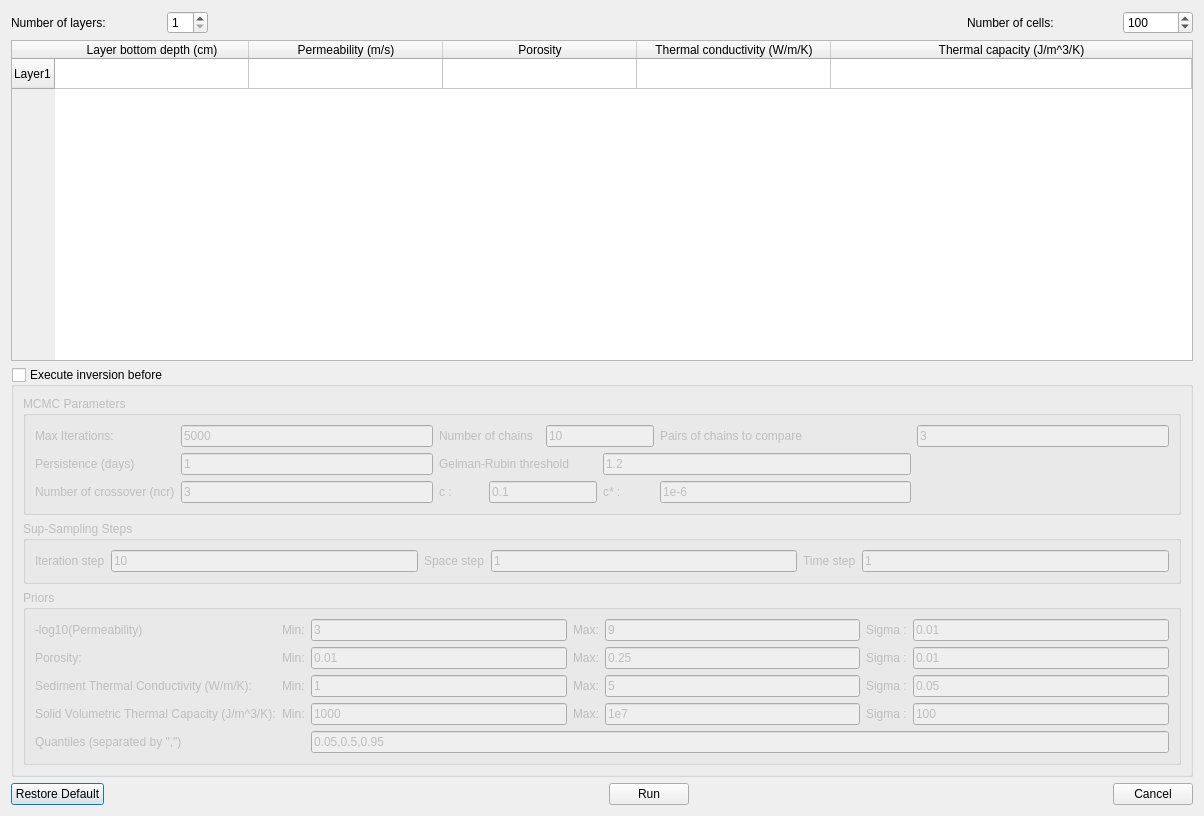
<?xml version="1.0" encoding="UTF-8"?>
<ui version="4.0">
 <class>dialogCompute</class>
 <widget class="QDialog" name="dialogCompute">
  <property name="geometry">
   <rect>
    <x>0</x>
    <y>0</y>
    <width>1204</width>
    <height>816</height>
   </rect>
  </property>
  <property name="minimumSize">
   <size>
    <width>1000</width>
    <height>816</height>
   </size>
  </property>
  <property name="windowTitle">
   <string>Compute</string>
  </property>
  <layout class="QVBoxLayout" name="verticalLayout">
   <item>
    <layout class="QHBoxLayout" name="horizontalLayout">
     <item>
      <widget class="QLabel" name="label_6">
       <property name="minimumSize">
        <size>
         <width>150</width>
         <height>0</height>
        </size>
       </property>
       <property name="maximumSize">
        <size>
         <width>150</width>
         <height>16777215</height>
        </size>
       </property>
       <property name="text">
        <string>Number of layers:</string>
       </property>
      </widget>
     </item>
     <item>
      <widget class="QSpinBox" name="spinBoxNLayersDirect">
       <property name="toolTip">
        <string>Number of layers of your column.</string>
       </property>
       <property name="readOnly">
        <bool>false</bool>
       </property>
       <property name="minimum">
        <number>1</number>
       </property>
       <property name="maximum">
        <number>10</number>
       </property>
      </widget>
     </item>
     <item>
      <spacer name="horizontalSpacer_2">
       <property name="orientation">
        <enum>Qt::Horizontal</enum>
       </property>
       <property name="sizeHint" stdset="0">
        <size>
         <width>40</width>
         <height>20</height>
        </size>
       </property>
      </spacer>
     </item>
     <item>
      <widget class="QLabel" name="label_8">
       <property name="enabled">
        <bool>true</bool>
       </property>
       <property name="minimumSize">
        <size>
         <width>150</width>
         <height>0</height>
        </size>
       </property>
       <property name="maximumSize">
        <size>
         <width>150</width>
         <height>16777215</height>
        </size>
       </property>
       <property name="text">
        <string>Number of cells:</string>
       </property>
      </widget>
     </item>
     <item>
      <widget class="QSpinBox" name="spinBoxNCellsDirect">
       <property name="enabled">
        <bool>true</bool>
       </property>
       <property name="minimumSize">
        <size>
         <width>70</width>
         <height>0</height>
        </size>
       </property>
       <property name="maximumSize">
        <size>
         <width>70</width>
         <height>16777215</height>
        </size>
       </property>
       <property name="minimum">
        <number>1</number>
       </property>
       <property name="maximum">
        <number>200</number>
       </property>
       <property name="value">
        <number>100</number>
       </property>
      </widget>
     </item>
    </layout>
   </item>
   <item>
    <widget class="QTableWidget" name="tableWidget">
     <property name="enabled">
      <bool>true</bool>
     </property>
     <property name="sizePolicy">
      <sizepolicy hsizetype="Preferred" vsizetype="Preferred">
       <horstretch>0</horstretch>
       <verstretch>0</verstretch>
      </sizepolicy>
     </property>
     <property name="autoFillBackground">
      <bool>false</bool>
     </property>
     <property name="sizeAdjustPolicy">
      <enum>QAbstractScrollArea::AdjustIgnored</enum>
     </property>
     <property name="alternatingRowColors">
      <bool>false</bool>
     </property>
     <property name="wordWrap">
      <bool>false</bool>
     </property>
     <property name="rowCount">
      <number>1</number>
     </property>
     <attribute name="horizontalHeaderVisible">
      <bool>true</bool>
     </attribute>
     <attribute name="horizontalHeaderCascadingSectionResizes">
      <bool>false</bool>
     </attribute>
     <attribute name="horizontalHeaderMinimumSectionSize">
      <number>100</number>
     </attribute>
     <attribute name="horizontalHeaderDefaultSectionSize">
      <number>194</number>
     </attribute>
     <attribute name="horizontalHeaderShowSortIndicator" stdset="0">
      <bool>false</bool>
     </attribute>
     <attribute name="horizontalHeaderStretchLastSection">
      <bool>true</bool>
     </attribute>
     <attribute name="verticalHeaderCascadingSectionResizes">
      <bool>false</bool>
     </attribute>
     <attribute name="verticalHeaderShowSortIndicator" stdset="0">
      <bool>false</bool>
     </attribute>
     <attribute name="verticalHeaderStretchLastSection">
      <bool>false</bool>
     </attribute>
     <row>
      <property name="text">
       <string>Layer1</string>
      </property>
     </row>
     <column>
      <property name="text">
       <string>Layer bottom depth (cm)</string>
      </property>
     </column>
     <column>
      <property name="text">
       <string>Permeability (m/s)</string>
      </property>
     </column>
     <column>
      <property name="text">
       <string>Porosity</string>
      </property>
     </column>
     <column>
      <property name="text">
       <string>Thermal conductivity (W/m/K)</string>
      </property>
     </column>
     <column>
      <property name="text">
       <string>Thermal capacity (J/m^3/K)</string>
      </property>
     </column>
    </widget>
   </item>
   <item>
    <widget class="QGroupBox" name="groupBoxMCMC">
     <property name="toolTip">
      <string>Launch the Bayesian inversion.</string>
     </property>
     <property name="title">
      <string>Execute inversion before</string>
     </property>
     <property name="checkable">
      <bool>true</bool>
     </property>
     <property name="checked">
      <bool>false</bool>
     </property>
     <layout class="QGridLayout" name="gridLayout">
      <item row="3" column="0">
       <widget class="QGroupBox" name="groupBox">
        <property name="title">
         <string>Priors</string>
        </property>
        <layout class="QGridLayout" name="gridLayout_4">
         <item row="1" column="6">
          <widget class="QLabel" name="label_32">
           <property name="text">
            <string>Sigma :</string>
           </property>
          </widget>
         </item>
         <item row="2" column="5">
          <widget class="QLineEdit" name="lineEditThermalConductivityMax">
           <property name="minimumSize">
            <size>
             <width>100</width>
             <height>0</height>
            </size>
           </property>
           <property name="text">
            <string>5</string>
           </property>
           <property name="readOnly">
            <bool>false</bool>
           </property>
          </widget>
         </item>
         <item row="2" column="7">
          <widget class="QLineEdit" name="lineEditThermalConductivitySigma">
           <property name="minimumSize">
            <size>
             <width>100</width>
             <height>0</height>
            </size>
           </property>
           <property name="text">
            <string>0.05</string>
           </property>
           <property name="readOnly">
            <bool>true</bool>
           </property>
          </widget>
         </item>
         <item row="3" column="6">
          <widget class="QLabel" name="label_34">
           <property name="text">
            <string>Sigma :</string>
           </property>
          </widget>
         </item>
         <item row="0" column="6">
          <widget class="QLabel" name="labelsigmaK">
           <property name="text">
            <string>Sigma :</string>
           </property>
          </widget>
         </item>
         <item row="0" column="5">
          <widget class="QLineEdit" name="lineEditKMax">
           <property name="text">
            <string>9</string>
           </property>
           <property name="readOnly">
            <bool>false</bool>
           </property>
          </widget>
         </item>
         <item row="2" column="0" colspan="2">
          <widget class="QLabel" name="label_15">
           <property name="text">
            <string>Sediment Thermal Conductivity (W/m/K):</string>
           </property>
          </widget>
         </item>
         <item row="1" column="0">
          <widget class="QLabel" name="label_14">
           <property name="text">
            <string>Porosity:</string>
           </property>
          </widget>
         </item>
         <item row="3" column="5">
          <widget class="QLineEdit" name="lineEditThermalCapacityMax">
           <property name="minimumSize">
            <size>
             <width>100</width>
             <height>0</height>
            </size>
           </property>
           <property name="text">
            <string>1e7</string>
           </property>
           <property name="readOnly">
            <bool>false</bool>
           </property>
          </widget>
         </item>
         <item row="3" column="2">
          <widget class="QLabel" name="label_19">
           <property name="text">
            <string>Min:</string>
           </property>
          </widget>
         </item>
         <item row="0" column="4">
          <widget class="QLabel" name="label_24">
           <property name="text">
            <string>Max:</string>
           </property>
          </widget>
         </item>
         <item row="1" column="7">
          <widget class="QLineEdit" name="lineEditPorositySigma">
           <property name="minimumSize">
            <size>
             <width>100</width>
             <height>0</height>
            </size>
           </property>
           <property name="text">
            <string>0.01</string>
           </property>
           <property name="readOnly">
            <bool>true</bool>
           </property>
          </widget>
         </item>
         <item row="2" column="3">
          <widget class="QLineEdit" name="lineEditThermalConductivityMin">
           <property name="minimumSize">
            <size>
             <width>100</width>
             <height>0</height>
            </size>
           </property>
           <property name="text">
            <string>1</string>
           </property>
           <property name="readOnly">
            <bool>false</bool>
           </property>
          </widget>
         </item>
         <item row="3" column="7">
          <widget class="QLineEdit" name="lineEditThermalCapacitySigma">
           <property name="minimumSize">
            <size>
             <width>100</width>
             <height>0</height>
            </size>
           </property>
           <property name="text">
            <string>100</string>
           </property>
           <property name="readOnly">
            <bool>true</bool>
           </property>
          </widget>
         </item>
         <item row="0" column="3">
          <widget class="QLineEdit" name="lineEditKMin">
           <property name="text">
            <string>3</string>
           </property>
           <property name="readOnly">
            <bool>false</bool>
           </property>
          </widget>
         </item>
         <item row="0" column="7">
          <widget class="QLineEdit" name="lineEditMoinsLog10KSigma">
           <property name="minimumSize">
            <size>
             <width>100</width>
             <height>0</height>
            </size>
           </property>
           <property name="text">
            <string>0.01</string>
           </property>
           <property name="readOnly">
            <bool>true</bool>
           </property>
          </widget>
         </item>
         <item row="1" column="5">
          <widget class="QLineEdit" name="lineEditPorosityMax">
           <property name="minimumSize">
            <size>
             <width>100</width>
             <height>0</height>
            </size>
           </property>
           <property name="text">
            <string>0.25</string>
           </property>
           <property name="readOnly">
            <bool>false</bool>
           </property>
          </widget>
         </item>
         <item row="2" column="6">
          <widget class="QLabel" name="label_33">
           <property name="text">
            <string>Sigma :</string>
           </property>
          </widget>
         </item>
         <item row="2" column="4">
          <widget class="QLabel" name="label_25">
           <property name="text">
            <string>Max:</string>
           </property>
          </widget>
         </item>
         <item row="1" column="2">
          <widget class="QLabel" name="label_22">
           <property name="text">
            <string>Min:</string>
           </property>
          </widget>
         </item>
         <item row="3" column="3">
          <widget class="QLineEdit" name="lineEditThermalCapacityMin">
           <property name="minimumSize">
            <size>
             <width>100</width>
             <height>0</height>
            </size>
           </property>
           <property name="text">
            <string>1000</string>
           </property>
           <property name="readOnly">
            <bool>false</bool>
           </property>
          </widget>
         </item>
         <item row="0" column="0">
          <widget class="QLabel" name="labelMoinsLog10KMCMC">
           <property name="text">
            <string>-log10(Permeability)</string>
           </property>
          </widget>
         </item>
         <item row="1" column="3">
          <widget class="QLineEdit" name="lineEditPorosityMin">
           <property name="minimumSize">
            <size>
             <width>100</width>
             <height>0</height>
            </size>
           </property>
           <property name="text">
            <string>0.01</string>
           </property>
           <property name="readOnly">
            <bool>false</bool>
           </property>
          </widget>
         </item>
         <item row="3" column="0" colspan="2">
          <widget class="QLabel" name="label_16">
           <property name="text">
            <string>Solid Volumetric Thermal Capacity (J/m^3/K):</string>
           </property>
          </widget>
         </item>
         <item row="1" column="4">
          <widget class="QLabel" name="label_26">
           <property name="text">
            <string>Max:</string>
           </property>
          </widget>
         </item>
         <item row="2" column="2">
          <widget class="QLabel" name="label_12">
           <property name="text">
            <string>Min:</string>
           </property>
          </widget>
         </item>
         <item row="3" column="4">
          <widget class="QLabel" name="label_28">
           <property name="text">
            <string>Max:</string>
           </property>
          </widget>
         </item>
         <item row="4" column="0">
          <widget class="QLabel" name="label">
           <property name="text">
            <string>Quantiles (separated by &quot;,&quot;)</string>
           </property>
          </widget>
         </item>
         <item row="0" column="2">
          <widget class="QLabel" name="label_23">
           <property name="text">
            <string>Min:</string>
           </property>
          </widget>
         </item>
         <item row="4" column="3" colspan="5">
          <widget class="QLineEdit" name="lineEditQuantiles">
           <property name="text">
            <string>0.05,0.5,0.95</string>
           </property>
          </widget>
         </item>
        </layout>
       </widget>
      </item>
      <item row="1" column="0">
       <widget class="QGroupBox" name="groupBoxMCMCParam">
        <property name="title">
         <string>MCMC Parameters</string>
        </property>
        <layout class="QGridLayout" name="gridLayout_2">
         <item row="0" column="0">
          <widget class="QLabel" name="label_2">
           <property name="text">
            <string>Max Iterations:</string>
           </property>
          </widget>
         </item>
         <item row="0" column="1">
          <widget class="QLineEdit" name="lineEditMaxIterMCMC">
           <property name="text">
            <string>5000</string>
           </property>
          </widget>
         </item>
         <item row="0" column="2" colspan="2">
          <widget class="QLabel" name="labelChains">
           <property name="text">
            <string>Number of chains</string>
           </property>
          </widget>
         </item>
         <item row="0" column="4" colspan="2">
          <widget class="QLineEdit" name="lineEditChains">
           <property name="text">
            <string>10</string>
           </property>
          </widget>
         </item>
         <item row="0" column="6">
          <widget class="QLabel" name="labelDelta">
           <property name="text">
            <string>Pairs of chains to compare</string>
           </property>
          </widget>
         </item>
         <item row="0" column="7">
          <widget class="QLineEdit" name="lineEditDelta">
           <property name="text">
            <string>3</string>
           </property>
          </widget>
         </item>
         <item row="1" column="0">
          <widget class="QLabel" name="label_3">
           <property name="text">
            <string>Persistence (days)</string>
           </property>
          </widget>
         </item>
         <item row="1" column="1">
          <widget class="QLineEdit" name="lineEditPersi">
           <property name="text">
            <string>1</string>
           </property>
          </widget>
         </item>
         <item row="1" column="2" colspan="3">
          <widget class="QLabel" name="label_4">
           <property name="text">
            <string>Gelman-Rubin threshold</string>
           </property>
          </widget>
         </item>
         <item row="1" column="5" colspan="2">
          <widget class="QLineEdit" name="lineEdit_2">
           <property name="text">
            <string>1.2</string>
           </property>
          </widget>
         </item>
         <item row="2" column="0">
          <widget class="QLabel" name="labelncr">
           <property name="text">
            <string>Number of crossover (ncr)</string>
           </property>
          </widget>
         </item>
         <item row="2" column="1">
          <widget class="QLineEdit" name="lineEditncr">
           <property name="text">
            <string>3</string>
           </property>
          </widget>
         </item>
         <item row="2" column="2">
          <widget class="QLabel" name="labelc">
           <property name="text">
            <string>c :</string>
           </property>
          </widget>
         </item>
         <item row="2" column="3" colspan="2">
          <widget class="QLineEdit" name="lineEditc">
           <property name="text">
            <string>0.1</string>
           </property>
          </widget>
         </item>
         <item row="2" column="5">
          <widget class="QLabel" name="labelcstar">
           <property name="text">
            <string>c* :</string>
           </property>
          </widget>
         </item>
         <item row="2" column="6">
          <widget class="QLineEdit" name="lineEditcstar">
           <property name="text">
            <string>1e-6</string>
           </property>
          </widget>
         </item>
        </layout>
       </widget>
      </item>
      <item row="2" column="0">
       <widget class="QGroupBox" name="groupBoxSample">
        <property name="title">
         <string>Sup-Sampling Steps</string>
        </property>
        <layout class="QGridLayout" name="gridLayout_5">
         <item row="0" column="0">
          <widget class="QLabel" name="label_5">
           <property name="text">
            <string>Iteration step</string>
           </property>
          </widget>
         </item>
         <item row="0" column="1">
          <widget class="QLineEdit" name="lineEditIterStep">
           <property name="text">
            <string>10</string>
           </property>
          </widget>
         </item>
         <item row="0" column="2">
          <widget class="QLabel" name="label_7">
           <property name="text">
            <string>Space step</string>
           </property>
          </widget>
         </item>
         <item row="0" column="3">
          <widget class="QLineEdit" name="lineEditSpaceStep">
           <property name="text">
            <string>1</string>
           </property>
          </widget>
         </item>
         <item row="0" column="4">
          <widget class="QLabel" name="label_9">
           <property name="text">
            <string>Time step</string>
           </property>
          </widget>
         </item>
         <item row="0" column="5">
          <widget class="QLineEdit" name="lineEditTimeStep">
           <property name="text">
            <string>1</string>
           </property>
          </widget>
         </item>
        </layout>
       </widget>
      </item>
     </layout>
    </widget>
   </item>
   <item>
    <layout class="QGridLayout" name="gridLayout_3">
     <item row="0" column="0">
      <widget class="QPushButton" name="pushButtonRestoreDefault">
       <property name="text">
        <string>Restore Default</string>
       </property>
      </widget>
     </item>
     <item row="0" column="1">
      <spacer name="horizontalSpacer">
       <property name="orientation">
        <enum>Qt::Horizontal</enum>
       </property>
       <property name="sizeHint" stdset="0">
        <size>
         <width>40</width>
         <height>20</height>
        </size>
       </property>
      </spacer>
     </item>
     <item row="0" column="2">
      <widget class="QPushButton" name="pushButtonRun">
       <property name="enabled">
        <bool>true</bool>
       </property>
       <property name="toolTip">
        <string>Run the direct model.</string>
       </property>
       <property name="text">
        <string>Run</string>
       </property>
      </widget>
     </item>
     <item row="0" column="3">
      <widget class="QDialogButtonBox" name="buttonBox">
       <property name="standardButtons">
        <set>QDialogButtonBox::Cancel</set>
       </property>
       <property name="centerButtons">
        <bool>false</bool>
       </property>
      </widget>
     </item>
    </layout>
   </item>
  </layout>
 </widget>
 <resources/>
 <connections>
  <connection>
   <sender>buttonBox</sender>
   <signal>rejected()</signal>
   <receiver>dialogCompute</receiver>
   <slot>reject()</slot>
   <hints>
    <hint type="sourcelabel">
     <x>624</x>
     <y>586</y>
    </hint>
    <hint type="destinationlabel">
     <x>395</x>
     <y>314</y>
    </hint>
   </hints>
  </connection>
 </connections>
</ui>
